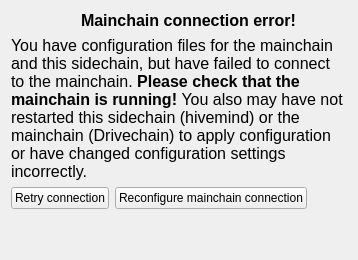
     <widget class="QWidget" name="pageConnectionError">
      <layout class="QVBoxLayout" name="verticalLayout_2">
       <item>
        <layout class="QHBoxLayout" name="horizontalLayout">
         <item>
          <widget class="QLabel" name="label_5">
           <property name="sizePolicy">
            <sizepolicy hsizetype="Fixed" vsizetype="Fixed">
             <horstretch>0</horstretch>
             <verstretch>0</verstretch>
            </sizepolicy>
           </property>
           <property name="maximumSize">
            <size>
             <width>64</width>
             <height>64</height>
            </size>
           </property>
           <property name="text">
            <string/>
           </property>
           <property name="pixmap">
            <pixmap resource="../bitcoin.qrc">:/icons/warning</pixmap>
           </property>
           <property name="scaledContents">
            <bool>true</bool>
           </property>
          </widget>
         </item>
         <item>
          <widget class="QLabel" name="label_17">
           <property name="sizePolicy">
            <sizepolicy hsizetype="Preferred" vsizetype="Maximum">
             <horstretch>0</horstretch>
             <verstretch>0</verstretch>
            </sizepolicy>
           </property>
           <property name="text">
            <string>&lt;html&gt;&lt;head/&gt;&lt;body&gt;&lt;p&gt;&lt;span style=&quot; font-size:12pt; font-weight:600;&quot;&gt;Mainchain connection error!&lt;/span&gt;&lt;/p&gt;&lt;/body&gt;&lt;/html&gt;</string>
           </property>
          </widget>
         </item>
        </layout>
       </item>
       <item>
        <widget class="QLabel" name="label_20">
         <property name="sizePolicy">
          <sizepolicy hsizetype="Preferred" vsizetype="Maximum">
           <horstretch>0</horstretch>
           <verstretch>0</verstretch>
          </sizepolicy>
         </property>
         <property name="text">
          <string>&lt;html&gt;&lt;head/&gt;&lt;body&gt;&lt;p&gt;&lt;span style=&quot; font-size:12pt;&quot;&gt;You have configuration files for the mainchain and this sidechain, but have failed to connect to the mainchain. &lt;/span&gt;&lt;span style=&quot; font-size:12pt; font-weight:600;&quot;&gt;Please check that the mainchain is running! &lt;/span&gt;&lt;span style=&quot; font-size:12pt;&quot;&gt;You also may have not restarted this sidechain (hivemind) or the mainchain (Drivechain) to apply configuration or have changed configuration settings incorrectly.&lt;/span&gt;&lt;/p&gt;&lt;/body&gt;&lt;/html&gt;</string>
         </property>
         <property name="wordWrap">
          <bool>true</bool>
         </property>
        </widget>
       </item>
       <item>
        <layout class="QHBoxLayout" name="horizontalLayout_3">
         <item>
          <widget class="QPushButton" name="pushButtonRetryConnection">
           <property name="text">
            <string>Retry connection</string>
           </property>
          </widget>
         </item>
         <item>
          <widget class="QPushButton" name="pushButtonConfigureMainchainConnection">
           <property name="text">
            <string>Reconfigure mainchain connection</string>
           </property>
          </widget>
         </item>
         <item>
          <spacer name="horizontalSpacer_3">
           <property name="orientation">
            <enum>Qt::Horizontal</enum>
           </property>
           <property name="sizeHint" stdset="0">
            <size>
             <width>40</width>
             <height>20</height>
            </size>
           </property>
          </spacer>
         </item>
        </layout>
       </item>
       <item>
        <spacer name="verticalSpacer_2">
         <property name="orientation">
          <enum>Qt::Vertical</enum>
         </property>
         <property name="sizeHint" stdset="0">
          <size>
           <width>20</width>
           <height>40</height>
          </size>
         </property>
        </spacer>
       </item>
      </layout>
     </widget>
